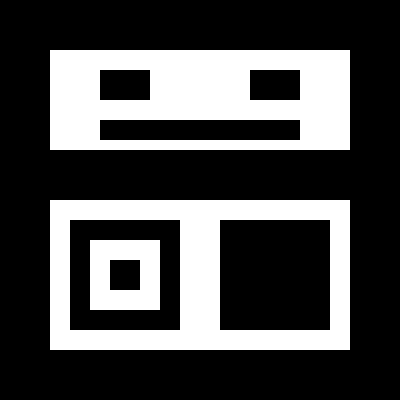
//> input picture images/contours.bmp, 400 x 400 px
$ ./main   (built with g++ and OpenCV 4)
//> lines starting //> are read from the running program, lines starting //| are printed output that depends on the picture; after the words box and inside, x2 and y2 are one past the last pixel; in counts of white or black regions, pixels touching at a corner belong together
#include "opencv2/opencv.hpp"
#include <iostream>

using namespace cv;
using namespace std;

void contours_basic();
void contours_hier();

int main(void)
{
    contours_basic();
    contours_hier();

    return 0;
}

void contours_basic()
{
    Mat src = imread("images/contours.bmp", IMREAD_GRAYSCALE);
//> src: 400 rows x 400 cols, CV_8UC1; 29.9% white; 3 white regions

    if (src.empty()) {
        cerr << "Image load failed!" << endl;
        return;
    }

    vector<vector<Point>> contours;
    findContours(src, contours, RETR_LIST, CHAIN_APPROX_NONE);
//> contours = 9 contours; largest, box (x1, y1, x2, y2) and area: (50, 200, 350, 350) 44551, (50, 50, 350, 150) 29601, (219, 219, 331, 331) 12319, (69, 219, 181, 331) 12319, (90, 240, 160, 310) 4761

    Mat dst;
    cvtColor(src, dst, COLOR_GRAY2BGR);
//> dst is the input picture: 400 rows x 400 cols, CV_8UC3; 29.9% white; 3 white regions, box (x1, y1, x2, y2) and area: (50, 50, 350, 150) 23000, (50, 200, 350, 350) 20800, (90, 240, 160, 310) 4000

    for (int i = 0; i < contours.size(); i++) {
        Scalar c(rand() & 255, rand() & 255, rand() & 255);
        drawContours(dst, contours, i, c, 2);
    }
//> this loop made 9 passes
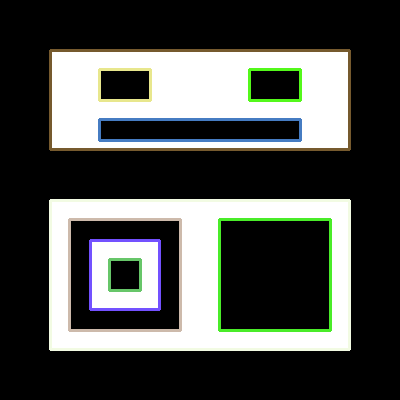
//> dst: 400 rows x 400 cols, CV_8UC3; 7.01% of pixels changed, all inside (x1, y1, x2, y2) = (49, 49, 351, 351)

    imshow("src", src);
    imshow("dst", dst);

    waitKey();
    destroyAllWindows();
}

void contours_hier()
{
    Mat src = imread("contours.bmp", IMREAD_GRAYSCALE);

    if (src.empty()) {
        cerr << "Image load failed!" << endl;
        return;
    }

    vector<vector<Point> > contours;
    vector<Vec4i> hierarchy;
    findContours(src, contours, hierarchy, RETR_CCOMP, CHAIN_APPROX_SIMPLE);

    Mat dst;
    cvtColor(src, dst, COLOR_GRAY2BGR);

    for (int idx = 0; idx >= 0; idx = hierarchy[idx][0]) {
        Scalar c(rand() & 255, rand() & 255, rand() & 255);
        drawContours(dst, contours, idx, c, -1, LINE_8, hierarchy);
    }
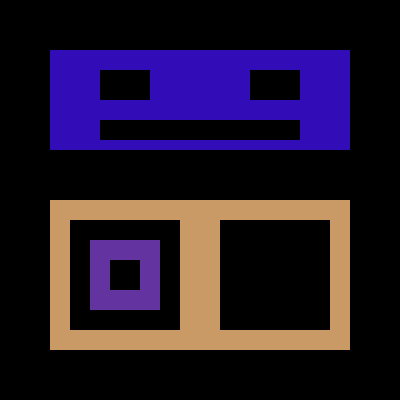
//> dst: 400 rows x 400 cols, CV_8UC3; mean B, G, R 43.5, 23.2, 35.8

    imshow("src", src);
    imshow("dst", dst);

    waitKey();
    destroyAllWindows();
}
